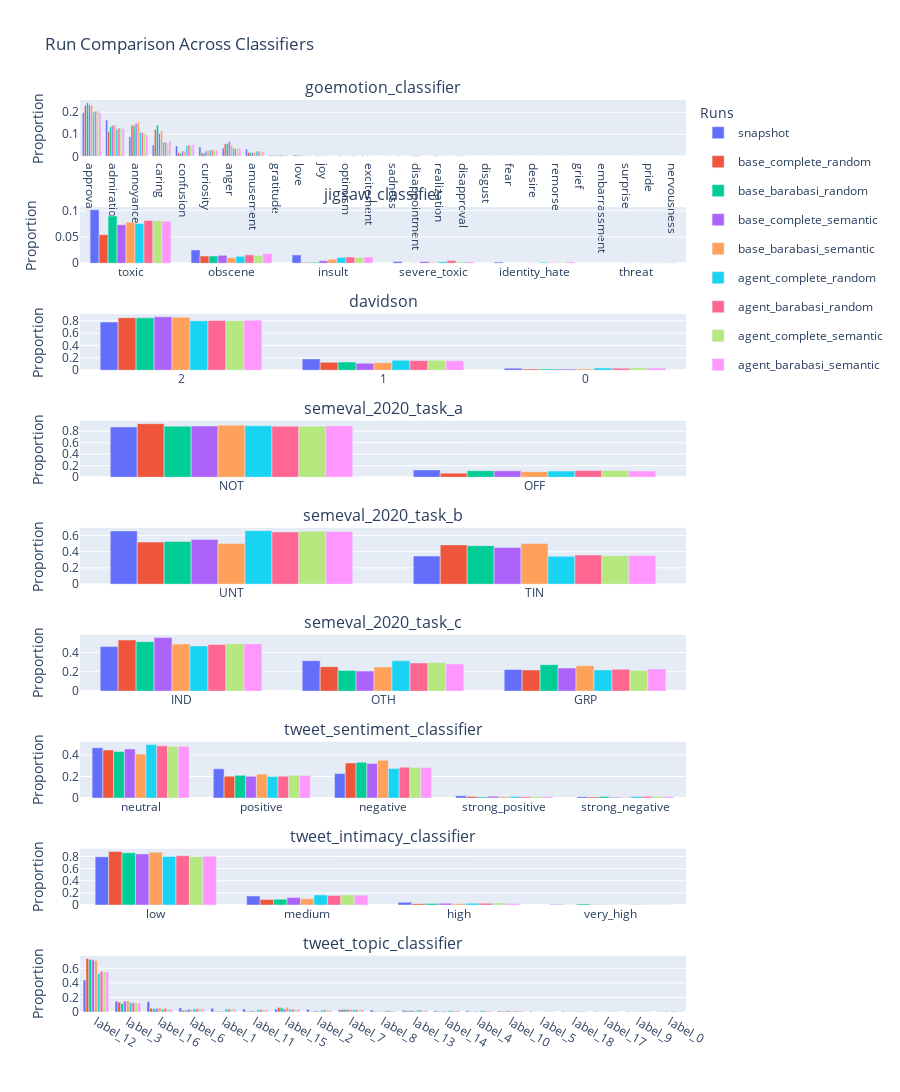

The notebook cell saved with this chart:
### Code cell
RunEvaluation.compare_runs_content(runs=runs, classifiers=classifiers)

### Figure 1 — Plotly figure (JSON) as saved in the notebook; plotly's stock layout.template omitted (floating-point values rounded to 4 significant figures)
{"data": [{"legendgroup": "snapshot", "marker": {"color": "#636EFA"}, "name": "snapshot", "showlegend": true, "type": "bar", "x": ["approval", "admiration", "annoyance", "caring", "confusion", "curiosity", "anger", "amusement", "gratitude", "love", "joy", "optimism", "excitement", "sadness", "disappointment", "realization", "disapproval", "disgust", "fear", "desire", "remorse", "grief", "embarrassment", "surprise", "pride"], "xaxis": "x", "y": [0.1975, 0.1647, 0.08865, 0.05082, 0.04709, 0.04193, 0.03733, 0.03247, 0.005163, 0.00367, 0.002053, 0.001928, 0.001928, 0.001804, 0.001369, 0.001306, 0.001058, 0.0006221, 0.0003733, 0.0003733, 0.0001244, 0.0001244, 0.0001244, 0.0001244, 6.221e-05], "yaxis": "y"}, {"legendgroup": "base_complete_random", "marker": {"color": "#EF553B"}, "name": "base_complete_random", "showlegend": true, "type": "bar", "x": ["approval", "annoyance", "caring", "admiration", "anger", "amusement", "confusion", "curiosity", "love", "gratitude", "disappointment", "disapproval", "realization", "optimism", "joy", "grief", "sadness", "disgust", "fear"], "xaxis": "x", "y": [0.2311, 0.1412, 0.1223, 0.1111, 0.05634, 0.01729, 0.01713, 0.01652, 0.005712, 0.004014, 0.002933, 0.002161, 0.002007, 0.001389, 0.0009262, 0.0006175, 0.0004631, 0.0001544, 0.0001544], "yaxis": "y"}, {"legendgroup": "base_barabasi_random", "marker": {"color": "#00CC96"}, "name": "base_barabasi_random", "showlegend": true, "type": "bar", "x": ["approval", "caring", "annoyance", "admiration", "anger", "amusement", "curiosity", "confusion", "love", "gratitude", "joy", "realization", "disapproval", "excitement", "disappointment", "sadness", "optimism", "surprise"], "xaxis": "x", "y": [0.2429, 0.1411, 0.1386, 0.1344, 0.05741, 0.01727, 0.01468, 0.01299, 0.004936, 0.002858, 0.002468, 0.002208, 0.001818, 0.001559, 0.001429, 0.001039, 0.0002598, 0.0002598], "yaxis": "y"}, {"legendgroup": "base_complete_semantic", "marker": {"color": "#AB63FA"}, "name": "base_complete_semantic", "showlegend": true, "type": "bar", "x": ["approval", "annoyance", "admiration", "caring", "anger", "confusion", "curiosity", "amusement", "love", "gratitude", "disappointment", "disapproval", "realization", "joy", "optimism", "excitement", "desire"], "xaxis": "x", "y": [0.2336, 0.1492, 0.1406, 0.1036, 0.06556, 0.02417, 0.02333, 0.01611, 0.004722, 0.004444, 0.003333, 0.0025, 0.001389, 0.0008333, 0.0008333, 0.0002778, 0.0002778], "yaxis": "y"}, {"legendgroup": "base_barabasi_semantic", "marker": {"color": "#FFA15A"}, "name": "base_barabasi_semantic", "showlegend": true, "type": "bar", "x": ["approval", "annoyance", "admiration", "caring", "anger", "curiosity", "confusion", "amusement", "disappointment", "gratitude", "love", "joy", "disapproval", "fear", "realization", "optimism"], "xaxis": "x", "y": [0.2315, 0.1548, 0.1414, 0.1161, 0.04996, 0.02745, 0.02182, 0.01689, 0.00563, 0.004222, 0.003519, 0.001407, 0.001407, 0.0007037, 0.0007037, 0.0007037], "yaxis": "y"}, {"legendgroup": "agent_complete_random", "marker": {"color": "#19D3F3"}, "name": "agent_complete_random", "showlegend": true, "type": "bar", "x": ["approval", "admiration", "annoyance", "caring", "confusion", "anger", "curiosity", "amusement", "gratitude", "sadness", "love", "optimism", "joy", "realization", "disappointment", "disgust", "disapproval", "fear", "excitement", "desire", "grief", "remorse"], "xaxis": "x", "y": [0.2002, 0.1224, 0.1076, 0.06324, 0.04829, 0.03654, 0.02798, 0.02351, 0.006133, 0.002427, 0.002172, 0.001533, 0.001405, 0.001405, 0.001022, 0.0007666, 0.0006388, 0.0005111, 0.0005111, 0.0003833, 0.0001278, 0.0001278], "yaxis": "y"}, {"legendgroup": "agent_barabasi_random", "marker": {"color": "#FF6692"}, "name": "agent_barabasi_random", "showlegend": true, "type": "bar", "x": ["approval", "admiration", "annoyance", "caring", "confusion", "anger", "curiosity", "amusement", "gratitude", "optimism", "sadness", "realization", "love", "joy", "disappointment", "disapproval", "excitement", "fear", "disgust", "surprise", "desire", "nervousness", "remorse"], "xaxis": "x", "y": [0.2047, 0.1285, 0.1085, 0.06416, 0.05105, 0.03575, 0.0297, 0.02263, 0.005015, 0.002315, 0.0018, 0.0018, 0.0018, 0.001414, 0.0007715, 0.0006429, 0.0003858, 0.0002572, 0.0002572, 0.0002572, 0.0002572, 0.0001286, 0.0001286], "yaxis": "y"}, {"legendgroup": "agent_complete_semantic", "marker": {"color": "#B6E880"}, "name": "agent_complete_semantic", "showlegend": true, "type": "bar", "x": ["approval", "admiration", "annoyance", "caring", "confusion", "anger", "curiosity", "amusement", "gratitude", "optimism", "love", "disappointment", "realization", "sadness", "excitement", "joy", "disapproval", "surprise", "disgust", "desire", "remorse", "nervousness"], "xaxis": "x", "y": [0.2083, 0.1281, 0.1055, 0.05836, 0.05047, 0.03896, 0.02647, 0.02186, 0.003945, 0.002301, 0.001808, 0.00148, 0.001315, 0.001315, 0.001151, 0.0009864, 0.000822, 0.0006576, 0.0006576, 0.0004932, 0.0003288, 0.0001644], "yaxis": "y"}, {"legendgroup": "agent_barabasi_semantic", "marker": {"color": "#FF97FF"}, "name": "agent_barabasi_semantic", "showlegend": true, "type": "bar", "x": ["approval", "admiration", "annoyance", "caring", "confusion", "anger", "curiosity", "amusement", "gratitude", "love", "optimism", "realization", "sadness", "joy", "disappointment", "surprise", "disgust", "disapproval", "fear", "desire", "grief", "remorse"], "xaxis": "x", "y": [0.1979, 0.1267, 0.09743, 0.0687, 0.05376, 0.03729, 0.02899, 0.01941, 0.006385, 0.003576, 0.002426, 0.002171, 0.001788, 0.001405, 0.001149, 0.0008939, 0.0002554, 0.0002554, 0.0001277, 0.0001277, 0.0001277, 0.0001277], "yaxis": "y"}, {"legendgroup": "snapshot", "marker": {"color": "#636EFA"}, "name": "snapshot", "showlegend": false, "type": "bar", "x": ["toxic", "obscene", "insult", "severe_toxic", "identity_hate", "threat"], "xaxis": "x2", "y": [0.1017, 0.02538, 0.01574, 0.003484, 0.002177, 0.0001866], "yaxis": "y2"}, {"legendgroup": "base_complete_random", "marker": {"color": "#EF553B"}, "name": "base_complete_random", "showlegend": false, "type": "bar", "x": ["toxic", "obscene", "insult"], "xaxis": "x2", "y": [0.05434, 0.01374, 0.001235], "yaxis": "y2"}, {"legendgroup": "base_barabasi_random", "marker": {"color": "#00CC96"}, "name": "base_barabasi_random", "showlegend": false, "type": "bar", "x": ["toxic", "obscene", "insult", "severe_toxic"], "xaxis": "x2", "y": [0.08988, 0.01377, 0.001689, 0.0006494], "yaxis": "y2"}, {"legendgroup": "base_complete_semantic", "marker": {"color": "#AB63FA"}, "name": "base_complete_semantic", "showlegend": false, "type": "bar", "x": ["toxic", "obscene", "insult", "severe_toxic", "threat"], "xaxis": "x2", "y": [0.07333, 0.015, 0.004722, 0.003333, 0.0002778], "yaxis": "y2"}, {"legendgroup": "base_barabasi_semantic", "marker": {"color": "#FFA15A"}, "name": "base_barabasi_semantic", "showlegend": false, "type": "bar", "x": ["toxic", "obscene", "insult", "severe_toxic", "identity_hate"], "xaxis": "x2", "y": [0.07811, 0.01056, 0.007741, 0.001407, 0.0007037], "yaxis": "y2"}, {"legendgroup": "agent_complete_random", "marker": {"color": "#19D3F3"}, "name": "agent_complete_random", "showlegend": false, "type": "bar", "x": ["toxic", "obscene", "insult", "severe_toxic", "identity_hate", "threat"], "xaxis": "x2", "y": [0.07576, 0.01329, 0.01073, 0.002683, 0.001916, 0.0003833], "yaxis": "y2"}, {"legendgroup": "agent_barabasi_random", "marker": {"color": "#FF6692"}, "name": "agent_barabasi_random", "showlegend": false, "type": "bar", "x": ["toxic", "obscene", "insult", "severe_toxic", "identity_hate", "threat"], "xaxis": "x2", "y": [0.08152, 0.01594, 0.0117, 0.005401, 0.0009001, 0.0002572], "yaxis": "y2"}, {"legendgroup": "agent_complete_semantic", "marker": {"color": "#B6E880"}, "name": "agent_complete_semantic", "showlegend": false, "type": "bar", "x": ["toxic", "obscene", "insult", "severe_toxic", "identity_hate", "threat"], "xaxis": "x2", "y": [0.08072, 0.01496, 0.01101, 0.002301, 0.001151, 0.0009864], "yaxis": "y2"}, {"legendgroup": "agent_barabasi_semantic", "marker": {"color": "#FF97FF"}, "name": "agent_barabasi_semantic", "showlegend": false, "type": "bar", "x": ["toxic", "obscene", "insult", "severe_toxic", "identity_hate", "threat"], "xaxis": "x2", "y": [0.07981, 0.01864, 0.012, 0.002937, 0.002426, 0.001022], "yaxis": "y2"}, {"legendgroup": "snapshot", "marker": {"color": "#636EFA"}, "name": "snapshot", "showlegend": false, "type": "bar", "x": ["2", "1", "0"], "xaxis": "x3", "y": [0.7821, 0.1839, 0.03397], "yaxis": "y3"}, {"legendgroup": "base_complete_random", "marker": {"color": "#EF553B"}, "name": "base_complete_random", "showlegend": false, "type": "bar", "x": ["2", "1", "0"], "xaxis": "x3", "y": [0.8529, 0.128, 0.01914], "yaxis": "y3"}, {"legendgroup": "base_barabasi_random", "marker": {"color": "#00CC96"}, "name": "base_barabasi_random", "showlegend": false, "type": "bar", "x": ["2", "1", "0"], "xaxis": "x3", "y": [0.8497, 0.1316, 0.0187], "yaxis": "y3"}, {"legendgroup": "base_complete_semantic", "marker": {"color": "#AB63FA"}, "name": "base_complete_semantic", "showlegend": false, "type": "bar", "x": ["2", "1", "0"], "xaxis": "x3", "y": [0.8681, 0.1136, 0.01833], "yaxis": "y3"}, {"legendgroup": "base_barabasi_semantic", "marker": {"color": "#FFA15A"}, "name": "base_barabasi_semantic", "showlegend": false, "type": "bar", "x": ["2", "1", "0"], "xaxis": "x3", "y": [0.8586, 0.1224, 0.019], "yaxis": "y3"}, {"legendgroup": "agent_complete_random", "marker": {"color": "#19D3F3"}, "name": "agent_complete_random", "showlegend": false, "type": "bar", "x": ["2", "1", "0"], "xaxis": "x3", "y": [0.8024, 0.1611, 0.03654], "yaxis": "y3"}, {"legendgroup": "agent_barabasi_random", "marker": {"color": "#FF6692"}, "name": "agent_barabasi_random", "showlegend": false, "type": "bar", "x": ["2", "1", "0"], "xaxis": "x3", "y": [0.8083, 0.1578, 0.03395], "yaxis": "y3"}, {"legendgroup": "agent_complete_semantic", "marker": {"color": "#B6E880"}, "name": "agent_complete_semantic", "showlegend": false, "type": "bar", "x": ["2", "1", "0"], "xaxis": "x3", "y": [0.8019, 0.1601, 0.03797], "yaxis": "y3"}, {"legendgroup": "agent_barabasi_semantic", "marker": {"color": "#FF97FF"}, "name": "agent_barabasi_semantic", "showlegend": false, "type": "bar", "x": ["2", "1", "0"], "xaxis": "x3", "y": [0.8131, 0.1527, 0.03422], "yaxis": "y3"}, {"legendgroup": "snapshot", "marker": {"color": "#636EFA"}, "name": "snapshot", "showlegend": false, "type": "bar", "x": ["NOT", "OFF"], "xaxis": "x4", "y": [0.8732, 0.1268], "yaxis": "y4"}, {"legendgroup": "base_complete_random", "marker": {"color": "#EF553B"}, "name": "base_complete_random", "showlegend": false, "type": "bar", "x": ["NOT", "OFF"], "xaxis": "x4", "y": [0.9301, 0.06993], "yaxis": "y4"}, {"legendgroup": "base_barabasi_random", "marker": {"color": "#00CC96"}, "name": "base_barabasi_random", "showlegend": false, "type": "bar", "x": ["NOT", "OFF"], "xaxis": "x4", "y": [0.8879, 0.1121], "yaxis": "y4"}, {"legendgroup": "base_complete_semantic", "marker": {"color": "#AB63FA"}, "name": "base_complete_semantic", "showlegend": false, "type": "bar", "x": ["NOT", "OFF"], "xaxis": "x4", "y": [0.8897, 0.1103], "yaxis": "y4"}, {"legendgroup": "base_barabasi_semantic", "marker": {"color": "#FFA15A"}, "name": "base_barabasi_semantic", "showlegend": false, "type": "bar", "x": ["NOT", "OFF"], "xaxis": "x4", "y": [0.9043, 0.09571], "yaxis": "y4"}, {"legendgroup": "agent_complete_random", "marker": {"color": "#19D3F3"}, "name": "agent_complete_random", "showlegend": false, "type": "bar", "x": ["NOT", "OFF"], "xaxis": "x4", "y": [0.894, 0.106], "yaxis": "y4"}, {"legendgroup": "agent_barabasi_random", "marker": {"color": "#FF6692"}, "name": "agent_barabasi_random", "showlegend": false, "type": "bar", "x": ["NOT", "OFF"], "xaxis": "x4", "y": [0.8848, 0.1152], "yaxis": "y4"}, {"legendgroup": "agent_complete_semantic", "marker": {"color": "#B6E880"}, "name": "agent_complete_semantic", "showlegend": false, "type": "bar", "x": ["NOT", "OFF"], "xaxis": "x4", "y": [0.8844, 0.1156], "yaxis": "y4"}, {"legendgroup": "agent_barabasi_semantic", "marker": {"color": "#FF97FF"}, "name": "agent_barabasi_semantic", "showlegend": false, "type": "bar", "x": ["NOT", "OFF"], "xaxis": "x4", "y": [0.8918, 0.1082], "yaxis": "y4"}, {"legendgroup": "snapshot", "marker": {"color": "#636EFA"}, "name": "snapshot", "showlegend": false, "type": "bar", "x": ["UNT", "TIN"], "xaxis": "x5", "y": [0.6548, 0.3452], "yaxis": "y5"}, {"legendgroup": "base_complete_random", "marker": {"color": "#EF553B"}, "name": "base_complete_random", "showlegend": false, "type": "bar", "x": ["UNT", "TIN"], "xaxis": "x5", "y": [0.5171, 0.4829], "yaxis": "y5"}, {"legendgroup": "base_barabasi_random", "marker": {"color": "#00CC96"}, "name": "base_barabasi_random", "showlegend": false, "type": "bar", "x": ["UNT", "TIN"], "xaxis": "x5", "y": [0.5262, 0.4738], "yaxis": "y5"}, {"legendgroup": "base_complete_semantic", "marker": {"color": "#AB63FA"}, "name": "base_complete_semantic", "showlegend": false, "type": "bar", "x": ["UNT", "TIN"], "xaxis": "x5", "y": [0.5489, 0.4511], "yaxis": "y5"}, {"legendgroup": "base_barabasi_semantic", "marker": {"color": "#FFA15A"}, "name": "base_barabasi_semantic", "showlegend": false, "type": "bar", "x": ["TIN", "UNT"], "xaxis": "x5", "y": [0.5011, 0.4989], "yaxis": "y5"}, {"legendgroup": "agent_complete_random", "marker": {"color": "#19D3F3"}, "name": "agent_complete_random", "showlegend": false, "type": "bar", "x": ["UNT", "TIN"], "xaxis": "x5", "y": [0.658, 0.342], "yaxis": "y5"}, {"legendgroup": "agent_barabasi_random", "marker": {"color": "#FF6692"}, "name": "agent_barabasi_random", "showlegend": false, "type": "bar", "x": ["UNT", "TIN"], "xaxis": "x5", "y": [0.6425, 0.3575], "yaxis": "y5"}, {"legendgroup": "agent_complete_semantic", "marker": {"color": "#B6E880"}, "name": "agent_complete_semantic", "showlegend": false, "type": "bar", "x": ["UNT", "TIN"], "xaxis": "x5", "y": [0.6508, 0.3492], "yaxis": "y5"}, {"legendgroup": "agent_barabasi_semantic", "marker": {"color": "#FF97FF"}, "name": "agent_barabasi_semantic", "showlegend": false, "type": "bar", "x": ["UNT", "TIN"], "xaxis": "x5", "y": [0.6472, 0.3528], "yaxis": "y5"}, {"legendgroup": "snapshot", "marker": {"color": "#636EFA"}, "name": "snapshot", "showlegend": false, "type": "bar", "x": ["IND", "OTH", "GRP"], "xaxis": "x6", "y": [0.4612, 0.315, 0.2238], "yaxis": "y6"}, {"legendgroup": "base_complete_random", "marker": {"color": "#EF553B"}, "name": "base_complete_random", "showlegend": false, "type": "bar", "x": ["IND", "OTH", "GRP"], "xaxis": "x6", "y": [0.5292, 0.253, 0.2178], "yaxis": "y6"}, {"legendgroup": "base_barabasi_random", "marker": {"color": "#00CC96"}, "name": "base_barabasi_random", "showlegend": false, "type": "bar", "x": ["IND", "GRP", "OTH"], "xaxis": "x6", "y": [0.5119, 0.2734, 0.2147], "yaxis": "y6"}, {"legendgroup": "base_complete_semantic", "marker": {"color": "#AB63FA"}, "name": "base_complete_semantic", "showlegend": false, "type": "bar", "x": ["IND", "GRP", "OTH"], "xaxis": "x6", "y": [0.5539, 0.2389, 0.2072], "yaxis": "y6"}, {"legendgroup": "base_barabasi_semantic", "marker": {"color": "#FFA15A"}, "name": "base_barabasi_semantic", "showlegend": false, "type": "bar", "x": ["IND", "GRP", "OTH"], "xaxis": "x6", "y": [0.4877, 0.2625, 0.2498], "yaxis": "y6"}, {"legendgroup": "agent_complete_random", "marker": {"color": "#19D3F3"}, "name": "agent_complete_random", "showlegend": false, "type": "bar", "x": ["IND", "OTH", "GRP"], "xaxis": "x6", "y": [0.4672, 0.3139, 0.2189], "yaxis": "y6"}, {"legendgroup": "agent_barabasi_random", "marker": {"color": "#FF6692"}, "name": "agent_barabasi_random", "showlegend": false, "type": "bar", "x": ["IND", "OTH", "GRP"], "xaxis": "x6", "y": [0.4831, 0.2916, 0.2253], "yaxis": "y6"}, {"legendgroup": "agent_complete_semantic", "marker": {"color": "#B6E880"}, "name": "agent_complete_semantic", "showlegend": false, "type": "bar", "x": ["IND", "OTH", "GRP"], "xaxis": "x6", "y": [0.4892, 0.2967, 0.214], "yaxis": "y6"}, {"legendgroup": "agent_barabasi_semantic", "marker": {"color": "#FF97FF"}, "name": "agent_barabasi_semantic", "showlegend": false, "type": "bar", "x": ["IND", "OTH", "GRP"], "xaxis": "x6", "y": [0.4888, 0.2813, 0.2299], "yaxis": "y6"}, {"legendgroup": "snapshot", "marker": {"color": "#636EFA"}, "name": "snapshot", "showlegend": false, "type": "bar", "x": ["neutral", "positive", "negative", "strong_positive", "strong_negative"], "xaxis": "x7", "y": [0.4671, 0.2714, 0.2268, 0.02146, 0.01319], "yaxis": "y7"}, {"legendgroup": "base_complete_random", "marker": {"color": "#EF553B"}, "name": "base_complete_random", "showlegend": false, "type": "bar", "x": ["neutral", "negative", "positive", "strong_positive", "strong_negative"], "xaxis": "x7", "y": [0.4461, 0.3253, 0.203, 0.01482, 0.01081], "yaxis": "y7"}, {"legendgroup": "base_barabasi_random", "marker": {"color": "#00CC96"}, "name": "base_barabasi_random", "showlegend": false, "type": "bar", "x": ["neutral", "negative", "positive", "strong_negative", "strong_positive"], "xaxis": "x7", "y": [0.4328, 0.3319, 0.2107, 0.01455, 0.01013], "yaxis": "y7"}, {"legendgroup": "base_complete_semantic", "marker": {"color": "#AB63FA"}, "name": "base_complete_semantic", "showlegend": false, "type": "bar", "x": ["neutral", "negative", "positive", "strong_positive", "strong_negative"], "xaxis": "x7", "y": [0.4553, 0.3206, 0.2017, 0.01583, 0.006667], "yaxis": "y7"}, {"legendgroup": "base_barabasi_semantic", "marker": {"color": "#FFA15A"}, "name": "base_barabasi_semantic", "showlegend": false, "type": "bar", "x": ["neutral", "negative", "positive", "strong_positive", "strong_negative"], "xaxis": "x7", "y": [0.4089, 0.3498, 0.2231, 0.01267, 0.00563], "yaxis": "y7"}, {"legendgroup": "agent_complete_random", "marker": {"color": "#19D3F3"}, "name": "agent_complete_random", "showlegend": false, "type": "bar", "x": ["neutral", "negative", "positive", "strong_negative", "strong_positive"], "xaxis": "x7", "y": [0.496, 0.2744, 0.201, 0.01508, 0.01354], "yaxis": "y7"}, {"legendgroup": "agent_barabasi_random", "marker": {"color": "#FF6692"}, "name": "agent_barabasi_random", "showlegend": false, "type": "bar", "x": ["neutral", "negative", "positive", "strong_negative", "strong_positive"], "xaxis": "x7", "y": [0.4841, 0.2861, 0.2033, 0.01402, 0.01247], "yaxis": "y7"}, {"legendgroup": "agent_complete_semantic", "marker": {"color": "#B6E880"}, "name": "agent_complete_semantic", "showlegend": false, "type": "bar", "x": ["neutral", "negative", "positive", "strong_positive", "strong_negative"], "xaxis": "x7", "y": [0.4784, 0.2824, 0.2114, 0.01414, 0.01364], "yaxis": "y7"}, {"legendgroup": "agent_barabasi_semantic", "marker": {"color": "#FF97FF"}, "name": "agent_barabasi_semantic", "showlegend": false, "type": "bar", "x": ["neutral", "negative", "positive", "strong_negative", "strong_positive"], "xaxis": "x7", "y": [0.48, 0.2836, 0.2087, 0.01405, 0.01366], "yaxis": "y7"}, {"legendgroup": "snapshot", "marker": {"color": "#636EFA"}, "name": "snapshot", "showlegend": false, "type": "bar", "x": ["low", "medium", "high", "very_high"], "xaxis": "x8", "y": [0.7961, 0.1487, 0.04504, 0.0102], "yaxis": "y8"}, {"legendgroup": "base_complete_random", "marker": {"color": "#EF553B"}, "name": "base_complete_random", "showlegend": false, "type": "bar", "x": ["low", "medium", "high", "very_high"], "xaxis": "x8", "y": [0.8821, 0.09308, 0.02269, 0.002161], "yaxis": "y8"}, {"legendgroup": "base_barabasi_random", "marker": {"color": "#00CC96"}, "name": "base_barabasi_random", "showlegend": false, "type": "bar", "x": ["low", "medium", "high", "very_high"], "xaxis": "x8", "y": [0.8623, 0.09664, 0.02403, 0.01702], "yaxis": "y8"}, {"legendgroup": "base_complete_semantic", "marker": {"color": "#AB63FA"}, "name": "base_complete_semantic", "showlegend": false, "type": "bar", "x": ["low", "medium", "high", "very_high"], "xaxis": "x8", "y": [0.8433, 0.1228, 0.02972, 0.004167], "yaxis": "y8"}, {"legendgroup": "base_barabasi_semantic", "marker": {"color": "#FFA15A"}, "name": "base_barabasi_semantic", "showlegend": false, "type": "bar", "x": ["low", "medium", "high", "very_high"], "xaxis": "x8", "y": [0.8705, 0.102, 0.02252, 0.004926], "yaxis": "y8"}, {"legendgroup": "agent_complete_random", "marker": {"color": "#19D3F3"}, "name": "agent_complete_random", "showlegend": false, "type": "bar", "x": ["low", "medium", "high", "very_high"], "xaxis": "x8", "y": [0.8012, 0.1669, 0.02964, 0.0023], "yaxis": "y8"}, {"legendgroup": "agent_barabasi_random", "marker": {"color": "#FF6692"}, "name": "agent_barabasi_random", "showlegend": false, "type": "bar", "x": ["low", "medium", "high", "very_high"], "xaxis": "x8", "y": [0.8132, 0.1553, 0.02855, 0.002957], "yaxis": "y8"}, {"legendgroup": "agent_complete_semantic", "marker": {"color": "#B6E880"}, "name": "agent_complete_semantic", "showlegend": false, "type": "bar", "x": ["low", "medium", "high", "very_high"], "xaxis": "x8", "y": [0.7976, 0.1636, 0.03386, 0.004932], "yaxis": "y8"}, {"legendgroup": "agent_barabasi_semantic", "marker": {"color": "#FF97FF"}, "name": "agent_barabasi_semantic", "showlegend": false, "type": "bar", "x": ["low", "medium", "high", "very_high"], "xaxis": "x8", "y": [0.8063, 0.1635, 0.02733, 0.002937], "yaxis": "y8"}, {"legendgroup": "snapshot", "marker": {"color": "#636EFA"}, "name": "snapshot", "showlegend": false, "type": "bar", "x": ["label_12", "label_3", "label_16", "label_6", "label_1", "label_11", "label_15", "label_2", "label_7", "label_8", "label_13", "label_14", "label_4", "label_10", "label_5", "label_18", "label_17", "label_9", "label_0"], "xaxis": "x9", "y": [0.4391, 0.1466, 0.1392, 0.0563, 0.05176, 0.04205, 0.03701, 0.03602, 0.0303, 0.02731, 0.02538, 0.01835, 0.01549, 0.01344, 0.01089, 0.008647, 0.008149, 0.007776, 0.005101], "yaxis": "y9"}, {"legendgroup": "base_complete_random", "marker": {"color": "#EF553B"}, "name": "base_complete_random", "showlegend": false, "type": "bar", "x": ["label_12", "label_3", "label_15", "label_16", "label_7", "label_6", "label_13", "label_10", "label_11", "label_14", "label_8", "label_1", "label_4", "label_2", "label_0", "label_18", "label_17", "label_5", "label_9"], "xaxis": "x9", "y": [0.7348, 0.1346, 0.06113, 0.05249, 0.03473, 0.02454, 0.01791, 0.01081, 0.01019, 0.009262, 0.008799, 0.008027, 0.007101, 0.006483, 0.004631, 0.003087, 0.001698, 0.0006175, 0.0003087], "yaxis": "y9"}, {"legendgroup": "base_barabasi_random", "marker": {"color": "#00CC96"}, "name": "base_barabasi_random", "showlegend": false, "type": "bar", "x": ["label_12", "label_3", "label_15", "label_16", "label_7", "label_6", "label_13", "label_11", "label_2", "label_1", "label_10", "label_4", "label_8", "label_14", "label_0", "label_18", "label_9", "label_5", "label_17"], "xaxis": "x9", "y": [0.7224, 0.1129, 0.05767, 0.04364, 0.03403, 0.02403, 0.01766, 0.0113, 0.01091, 0.01078, 0.008573, 0.007663, 0.006884, 0.006105, 0.004286, 0.003117, 0.001039, 0.0005195, 0.0003897], "yaxis": "y9"}, {"legendgroup": "base_complete_semantic", "marker": {"color": "#AB63FA"}, "name": "base_complete_semantic", "showlegend": false, "type": "bar", "x": ["label_12", "label_3", "label_16", "label_15", "label_6", "label_7", "label_13", "label_11", "label_2", "label_10", "label_14", "label_4", "label_1", "label_0", "label_18", "label_8", "label_9", "label_17", "label_5"], "xaxis": "x9", "y": [0.7169, 0.1492, 0.04972, 0.04028, 0.03722, 0.0325, 0.02222, 0.01806, 0.01722, 0.01583, 0.01222, 0.01139, 0.009167, 0.008889, 0.005278, 0.004444, 0.001944, 0.001667, 0.001111], "yaxis": "y9"}, {"legendgroup": "base_barabasi_semantic", "marker": {"color": "#FFA15A"}, "name": "base_barabasi_semantic", "showlegend": false, "type": "bar", "x": ["label_12", "label_3", "label_15", "label_16", "label_7", "label_6", "label_11", "label_13", "label_10", "label_2", "label_4", "label_1", "label_14", "label_8", "label_18", "label_9", "label_5", "label_17", "label_0"], "xaxis": "x9", "y": [0.7087, 0.1527, 0.06826, 0.06263, 0.03659, 0.03237, 0.01478, 0.01407, 0.01267, 0.008445, 0.008445, 0.007741, 0.007037, 0.006334, 0.004926, 0.002815, 0.002111, 0.001407, 0.001407], "yaxis": "y9"}, {"legendgroup": "agent_complete_random", "marker": {"color": "#19D3F3"}, "name": "agent_complete_random", "showlegend": false, "type": "bar", "x": ["label_12", "label_3", "label_6", "label_1", "label_16", "label_15", "label_7", "label_11", "label_13", "label_2", "label_14", "label_4", "label_8", "label_10", "label_0", "label_18", "label_5", "label_9", "label_17"], "xaxis": "x9", "y": [0.53, 0.1261, 0.04612, 0.04088, 0.04037, 0.03731, 0.03181, 0.0313, 0.02849, 0.02683, 0.01929, 0.01584, 0.01201, 0.01188, 0.009838, 0.00856, 0.005238, 0.004983, 0.004344], "yaxis": "y9"}, {"legendgroup": "agent_barabasi_random", "marker": {"color": "#FF6692"}, "name": "agent_barabasi_random", "showlegend": false, "type": "bar", "x": ["label_12", "label_3", "label_16", "label_6", "label_1", "label_15", "label_11", "label_2", "label_7", "label_13", "label_8", "label_10", "label_14", "label_4", "label_0", "label_18", "label_9", "label_17", "label_5"], "xaxis": "x9", "y": [0.5602, 0.1264, 0.04976, 0.045, 0.04269, 0.03755, 0.03343, 0.0306, 0.0297, 0.02803, 0.01954, 0.018, 0.0171, 0.01569, 0.01144, 0.01093, 0.006301, 0.005401, 0.004886], "yaxis": "y9"}, {"legendgroup": "agent_complete_semantic", "marker": {"color": "#B6E880"}, "name": "agent_complete_semantic", "showlegend": false, "type": "bar", "x": ["label_12", "label_3", "label_6", "label_1", "label_16", "label_15", "label_7", "label_11", "label_2", "label_13", "label_14", "label_10", "label_8", "label_4", "label_0", "label_18", "label_17", "label_5", "label_9"], "xaxis": "x9", "y": [0.5517, 0.1286, 0.05145, 0.04521, 0.04225, 0.03567, 0.03337, 0.03271, 0.02992, 0.02417, 0.01956, 0.01841, 0.01595, 0.01282, 0.01036, 0.009535, 0.006576, 0.005918, 0.003452], "yaxis": "y9"}, {"legendgroup": "agent_barabasi_semantic", "marker": {"color": "#FF97FF"}, "name": "agent_barabasi_semantic", "showlegend": false, "type": "bar", "x": ["label_12", "label_3", "label_6", "label_16", "label_1", "label_15", "label_7", "label_11", "label_13", "label_2", "label_14", "label_4", "label_10", "label_8", "label_0", "label_18", "label_5", "label_17", "label_9"], "xaxis": "x9", "y": [0.5505, 0.1241, 0.04329, 0.03908, 0.03908, 0.03665, 0.03588, 0.03039, 0.02618, 0.02439, 0.02005, 0.01826, 0.01788, 0.01405, 0.009322, 0.008939, 0.004725, 0.004469, 0.003959], "yaxis": "y9"}], "layout": {"annotations": [{"font": {"size": 16}, "showarrow": false, "text": "goemotion_classifier", "x": 0.5, "xanchor": "center", "xref": "paper", "y": 1, "yanchor": "bottom", "yref": "paper"}, {"font": {"size": 16}, "showarrow": false, "text": "jigsaw_classifier", "x": 0.5, "xanchor": "center", "xref": "paper", "y": 0.8827, "yanchor": "bottom", "yref": "paper"}, {"font": {"size": 16}, "showarrow": false, "text": "davidson", "x": 0.5, "xanchor": "center", "xref": "paper", "y": 0.7654, "yanchor": "bottom", "yref": "paper"}, {"font": {"size": 16}, "showarrow": false, "text": "semeval_2020_task_a", "x": 0.5, "xanchor": "center", "xref": "paper", "y": 0.6481, "yanchor": "bottom", "yref": "paper"}, {"font": {"size": 16}, "showarrow": false, "text": "semeval_2020_task_b", "x": 0.5, "xanchor": "center", "xref": "paper", "y": 0.5309, "yanchor": "bottom", "yref": "paper"}, {"font": {"size": 16}, "showarrow": false, "text": "semeval_2020_task_c", "x": 0.5, "xanchor": "center", "xref": "paper", "y": 0.4136, "yanchor": "bottom", "yref": "paper"}, {"font": {"size": 16}, "showarrow": false, "text": "tweet_sentiment_classifier", "x": 0.5, "xanchor": "center", "xref": "paper", "y": 0.2963, "yanchor": "bottom", "yref": "paper"}, {"font": {"size": 16}, "showarrow": false, "text": "tweet_intimacy_classifier", "x": 0.5, "xanchor": "center", "xref": "paper", "y": 0.179, "yanchor": "bottom", "yref": "paper"}, {"font": {"size": 16}, "showarrow": false, "text": "tweet_topic_classifier", "x": 0.5, "xanchor": "center", "xref": "paper", "y": 0.06173, "yanchor": "bottom", "yref": "paper"}], "barmode": "group", "height": 3600, "legend": {"title": {"text": "Runs"}}, "showlegend": true, "title": {"text": "Run Comparison Across Classifiers"}, "xaxis": {"anchor": "y", "domain": [0, 1]}, "xaxis2": {"anchor": "y2", "domain": [0, 1]}, "xaxis3": {"anchor": "y3", "domain": [0, 1]}, "xaxis4": {"anchor": "y4", "domain": [0, 1]}, "xaxis5": {"anchor": "y5", "domain": [0, 1]}, "xaxis6": {"anchor": "y6", "domain": [0, 1]}, "xaxis7": {"anchor": "y7", "domain": [0, 1]}, "xaxis8": {"anchor": "y8", "domain": [0, 1]}, "xaxis9": {"anchor": "y9", "domain": [0, 1]}, "yaxis": {"anchor": "x", "domain": [0.9383, 1], "title": {"text": "Proportion"}}, "yaxis2": {"anchor": "x2", "domain": [0.821, 0.8827], "title": {"text": "Proportion"}}, "yaxis3": {"anchor": "x3", "domain": [0.7037, 0.7654], "title": {"text": "Proportion"}}, "yaxis4": {"anchor": "x4", "domain": [0.5864, 0.6481], "title": {"text": "Proportion"}}, "yaxis5": {"anchor": "x5", "domain": [0.4691, 0.5309], "title": {"text": "Proportion"}}, "yaxis6": {"anchor": "x6", "domain": [0.3519, 0.4136], "title": {"text": "Proportion"}}, "yaxis7": {"anchor": "x7", "domain": [0.2346, 0.2963], "title": {"text": "Proportion"}}, "yaxis8": {"anchor": "x8", "domain": [0.1173, 0.179], "title": {"text": "Proportion"}}, "yaxis9": {"anchor": "x9", "domain": [0, 0.06173], "title": {"text": "Proportion"}}}}
